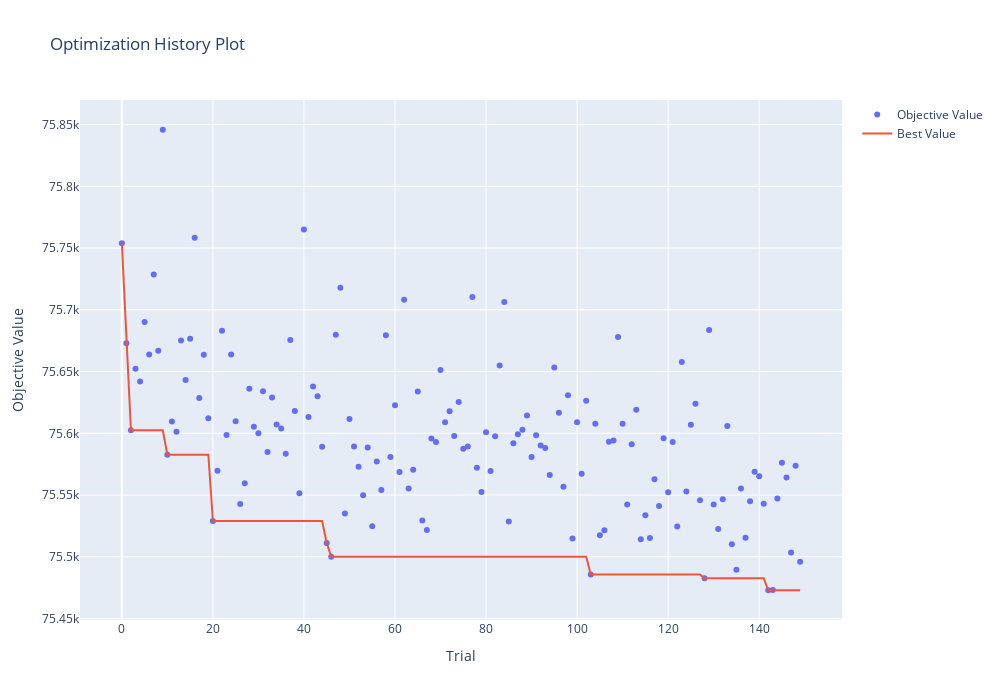

The cell this chart's notebook holds for it:
### Markdown cell above
### 7.2 Visualizing Hyper Parameter tuning History

### Code cell
fig = optuna.visualization.plot_optimization_history(study)
fig.update_layout(width=1000,height=700)
fig.show()

### Figure 1 — Plotly figure (JSON) as saved in the notebook; plotly's stock layout.template omitted (floating-point values rounded to 4 significant figures; data arrays with more than 128 entries replaced by an {"elided": "..."} marker saying what was removed)
{"data": [{"mode": "markers", "name": "Objective Value", "type": "scatter", "x": {"elided": "150 int values"}, "y": {"elided": "150 float values"}}, {"mode": "lines", "name": "Best Value", "type": "scatter", "x": {"elided": "150 int values"}, "y": {"elided": "150 float values"}}, {"marker": {"color": "#cccccc"}, "mode": "markers", "name": "Infeasible Trial", "showlegend": false, "type": "scatter", "x": [], "y": []}], "layout": {"height": 700, "title": {"text": "Optimization History Plot"}, "width": 1000, "xaxis": {"title": {"text": "Trial"}}, "yaxis": {"title": {"text": "Objective Value"}}}}
